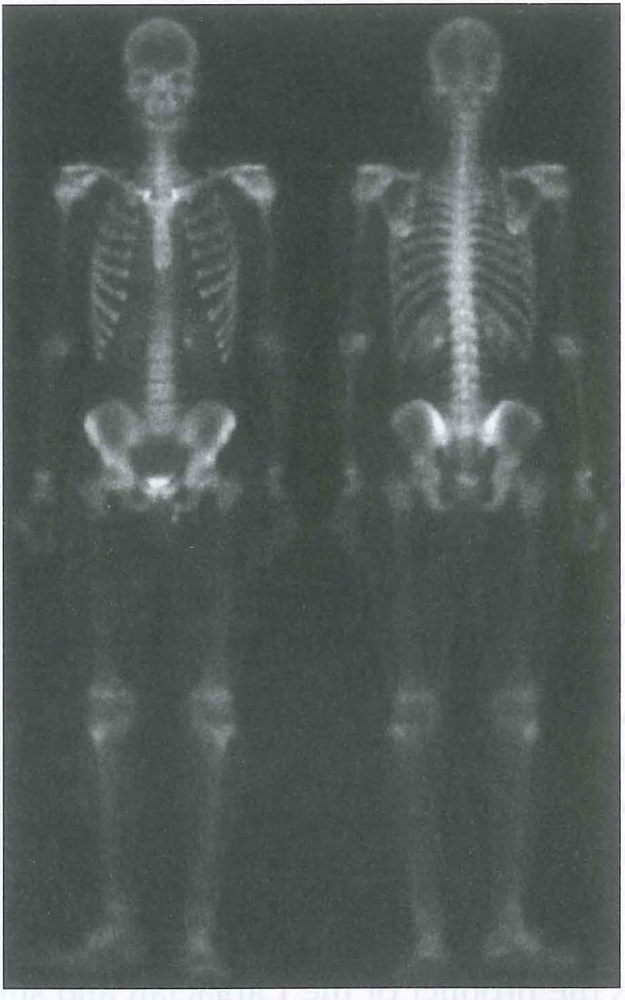
#> input picture DIP HW3_4/Bodybone.bmp, 625 x 1000 px, shrunk from 915 x 1463 before the run
$ python hw.py   (older library calls are emulated)
#> lines starting #> are read from the running program, lines starting #| are printed output that depends on the picture
import cv2
import numpy as np
import matplotlib.pyplot as plt

# 1. 读取图像
image = cv2.imread('Bodybone.bmp', cv2.IMREAD_GRAYSCALE)
#> image: shape (1000, 625); min 18, max 255, mean 88.5

# 检查图像是否成功读取
if image is None:
    print("Error: Unable to read the image. Please check the file path.")
    exit()

# 2. 应用 Sobel 滤波器
sobel_x = cv2.Sobel(image, cv2.CV_64F, 1, 0, ksize=3)  # 水平方向边缘
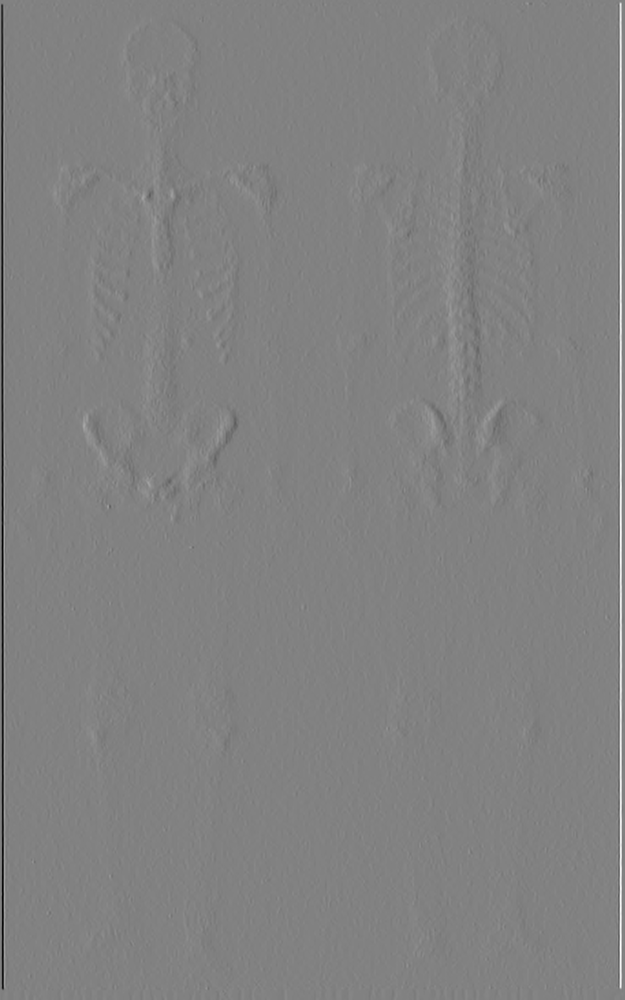
#> sobel_x: shape (1000, 625) float64; min -916, max 883, mean 0; drawn with min black and max white
sobel_y = cv2.Sobel(image, cv2.CV_64F, 0, 1, ksize=3)  # 垂直方向边缘
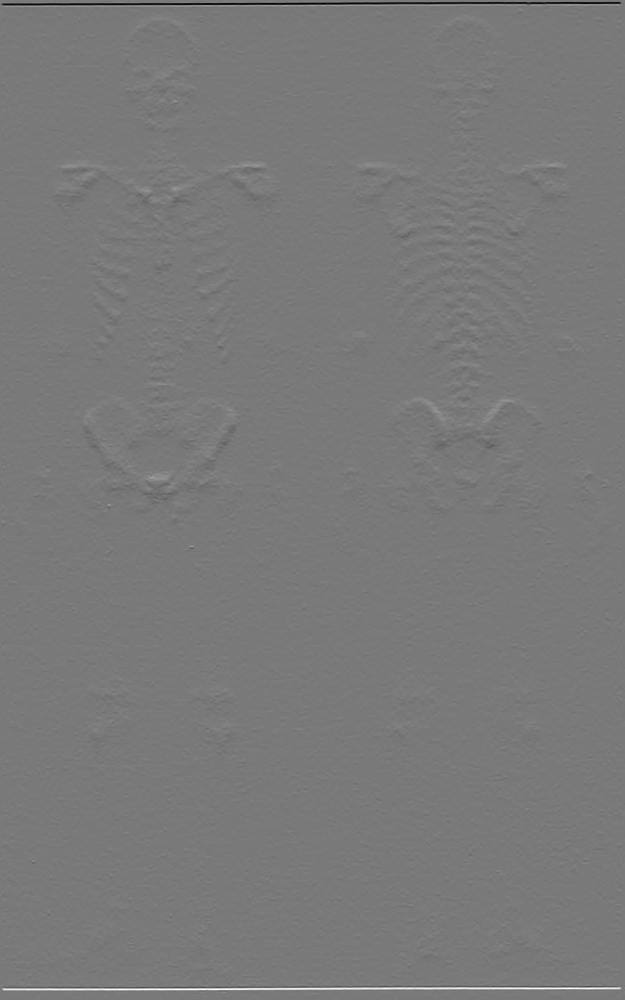
#> sobel_y: shape (1000, 625) float64; min -863, max 944, mean 0; drawn with min black and max white
sobel_magnitude = np.sqrt(sobel_x**2 + sobel_y**2)  # 边缘强度
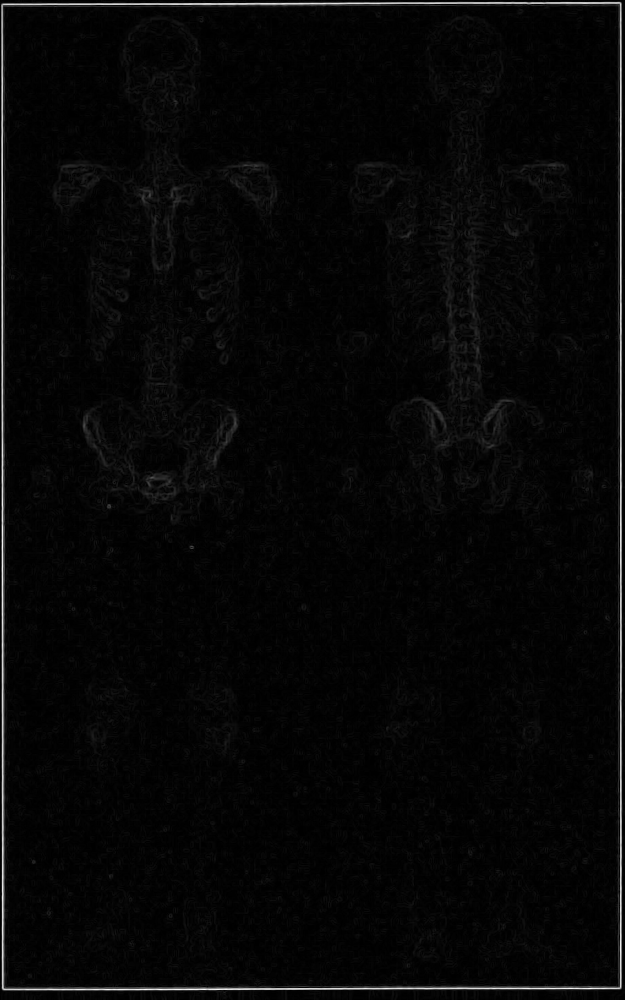
#> sobel_magnitude: shape (1000, 625) float64; min 0, max 944.1, mean 25.4; drawn with min black and max white

# 3. 应用 Laplacian 滤波器
laplacian = cv2.Laplacian(image, cv2.CV_64F)

# 4. 设计高提升滤波器（使用原图和增强细节）
alpha = 1.5  # 高提升因子，控制增强程度
high_boost = image + alpha * (sobel_magnitude + laplacian)
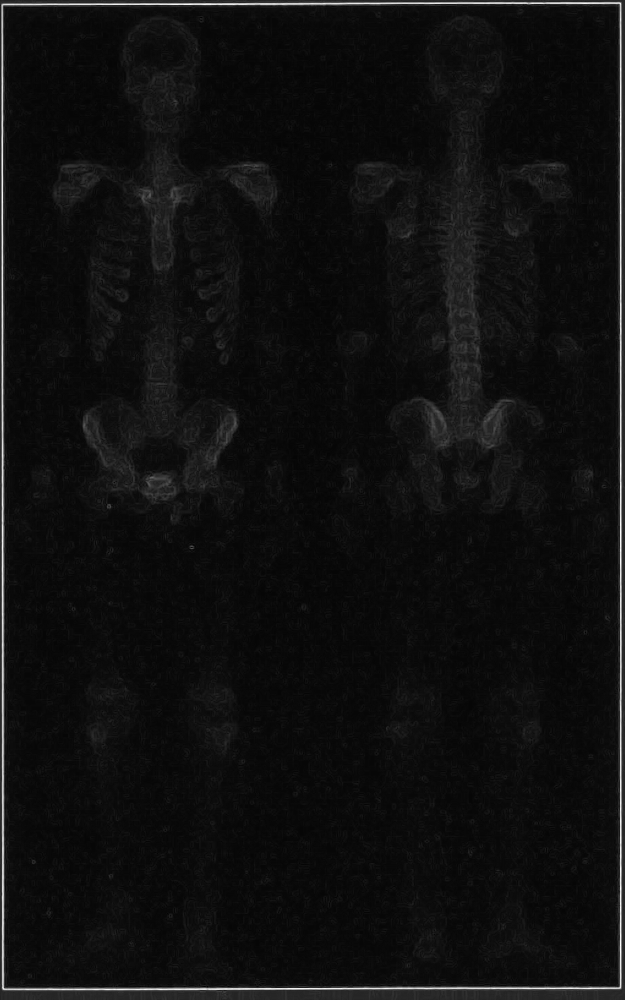
#> high_boost: shape (1000, 625) float64; min 32.74, max 1522.8, mean 126.7; drawn with min black and max white

# 5. 结果转换为可显示的格式
high_boost = np.clip(high_boost, 0, 255).astype(np.uint8)
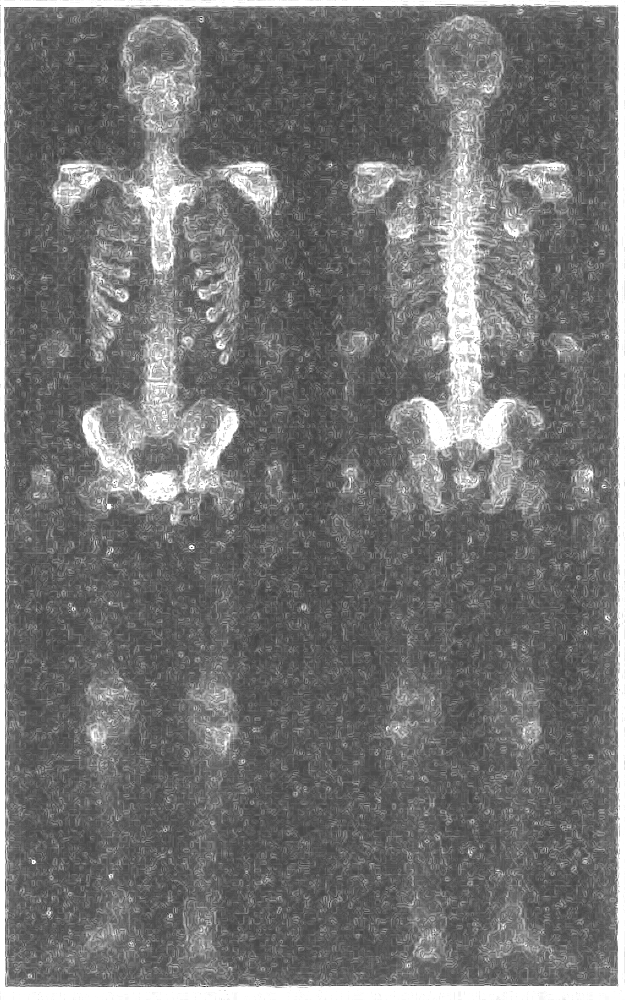
#> high_boost: shape (1000, 625); min 32, max 255, mean 115.5

# 6. 显示原图与增强后的图像
plt.figure(figsize=(10, 5))
plt.subplot(1, 2, 1)
plt.title('Original Image')
plt.imshow(image, cmap='gray')
plt.subplot(1, 2, 2)
plt.title('High Boost Enhanced Image')
plt.imshow(high_boost, cmap='gray')
plt.show()
